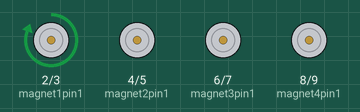
A sketch run on a simulated Arduino Uno, built with avr-gcc and run on an emulated ATmega328P. Parts: motor-driver pin pairs drawn as motors (green arrow = first pin HIGH = forward, orange = second pin HIGH = backward, longer = more drive).

Above: at 0.05 s.
At 0.65 s:
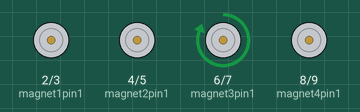
At 1.35 s:
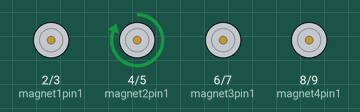
At 2.75 s:
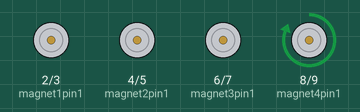
Timing chart, 0 to 3.0 s (numbered marks = the images above):
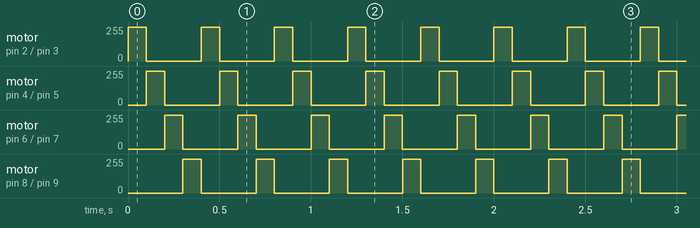

Measured:
- by itself, motor on pin 2 (magnet1pin1) / pin 3 (magnet1pin2), motor on pin 4 (magnet2pin1) / pin 5 (magnet2pin2), motor on pin 6 (magnet3pin1) / pin 7 (magnet3pin2), motor on pin 8 (magnet4pin1) / pin 9 (magnet4pin2): alternates forward 255/255 for 0.10 s and stopped for 0.30 s

The sketch:

magnus_d12_control.ino
```cpp
/*
 * KalTalens Magnus D12 Mockup
 */

//L298N 1
int magnet1pin1 = 2;
int magnet1pin2 = 3;
int magnet2pin1 = 4;
int magnet2pin2 = 5;

//L298N 2
int magnet3pin1 = 6;
int magnet3pin2 = 7;
int magnet4pin1 = 8;
int magnet4pin2 = 9;

void setup()
{
  //initializing inputs
  //L298N 1
  pinMode(magnet1pin1, OUTPUT);
  pinMode(magnet1pin2, OUTPUT);
  pinMode(magnet2pin1, OUTPUT);
  pinMode(magnet2pin2, OUTPUT);
  //L298N 2
  pinMode(magnet3pin1, OUTPUT);
  pinMode(magnet3pin2, OUTPUT);
  pinMode(magnet4pin1, OUTPUT);
  pinMode(magnet4pin2, OUTPUT);
}

void loop()
{
  digitalWrite(magnet1pin1, HIGH);
  digitalWrite(magnet1pin2, LOW);
  delay(100);
  digitalWrite(magnet1pin1, LOW);
  digitalWrite(magnet1pin2, LOW);

  digitalWrite(magnet2pin1, HIGH);
  digitalWrite(magnet2pin2, LOW);
  delay(100);
  digitalWrite(magnet2pin1, LOW);
  digitalWrite(magnet2pin2, LOW);

  digitalWrite(magnet3pin1, HIGH);
  digitalWrite(magnet3pin2, LOW);
  delay(100);
  digitalWrite(magnet3pin1, LOW);
  digitalWrite(magnet3pin2, LOW);

  digitalWrite(magnet4pin1, HIGH);
  digitalWrite(magnet4pin2, LOW);
  delay(100);
  digitalWrite(magnet4pin1, LOW);
  digitalWrite(magnet4pin2, LOW);
}
```
